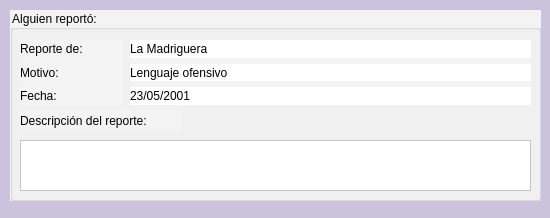
<?xml version="1.0" encoding="UTF-8"?>
<ui version="4.0">
 <class>DetalleReporteL</class>
 <widget class="QDialog" name="DetalleReporteL">
  <property name="geometry">
   <rect>
    <x>0</x>
    <y>0</y>
    <width>550</width>
    <height>218</height>
   </rect>
  </property>
  <property name="windowTitle">
   <string>Dialog</string>
  </property>
  <property name="styleSheet">
   <string notr="true">background-color: rgb(203, 195, 221);</string>
  </property>
  <widget class="QGroupBox" name="groupBox">
   <property name="geometry">
    <rect>
     <x>10</x>
     <y>10</y>
     <width>531</width>
     <height>191</height>
    </rect>
   </property>
   <property name="styleSheet">
    <string notr="true">background-color: rgb(243, 243, 243);</string>
   </property>
   <property name="title">
    <string>Alguien reportó:</string>
   </property>
   <widget class="QTextBrowser" name="textBrowser_4">
    <property name="geometry">
     <rect>
      <x>10</x>
      <y>130</y>
      <width>511</width>
      <height>51</height>
     </rect>
    </property>
    <property name="styleSheet">
     <string notr="true">background-color: rgb(255, 255, 255);</string>
    </property>
   </widget>
   <widget class="QWidget" name="layoutWidget">
    <property name="geometry">
     <rect>
      <x>10</x>
      <y>30</y>
      <width>103</width>
      <height>65</height>
     </rect>
    </property>
    <layout class="QVBoxLayout" name="verticalLayout_4">
     <item>
      <widget class="QLabel" name="label_11">
       <property name="text">
        <string>Reporte de:</string>
       </property>
      </widget>
     </item>
     <item>
      <widget class="QLabel" name="label_12">
       <property name="text">
        <string>Motivo:</string>
       </property>
      </widget>
     </item>
     <item>
      <widget class="QLabel" name="label_16">
       <property name="text">
        <string>Fecha:</string>
       </property>
      </widget>
     </item>
    </layout>
   </widget>
   <widget class="QWidget" name="layoutWidget_2">
    <property name="geometry">
     <rect>
      <x>120</x>
      <y>30</y>
      <width>401</width>
      <height>65</height>
     </rect>
    </property>
    <layout class="QVBoxLayout" name="verticalLayout_3">
     <item>
      <widget class="QLabel" name="label_9">
       <property name="styleSheet">
        <string notr="true">background-color: rgb(255, 255, 255);</string>
       </property>
       <property name="text">
        <string>La Madriguera</string>
       </property>
      </widget>
     </item>
     <item>
      <widget class="QLabel" name="label_13">
       <property name="styleSheet">
        <string notr="true">background-color: rgb(255, 255, 255);</string>
       </property>
       <property name="text">
        <string>Lenguaje ofensivo</string>
       </property>
      </widget>
     </item>
     <item>
      <widget class="QLabel" name="label_17">
       <property name="styleSheet">
        <string notr="true">background-color: rgb(255, 255, 255);</string>
       </property>
       <property name="text">
        <string>23/05/2001</string>
       </property>
      </widget>
     </item>
    </layout>
   </widget>
   <widget class="QLabel" name="label_15">
    <property name="geometry">
     <rect>
      <x>10</x>
      <y>100</y>
      <width>161</width>
      <height>21</height>
     </rect>
    </property>
    <property name="text">
     <string>Descripción del reporte:</string>
    </property>
   </widget>
  </widget>
 </widget>
 <resources/>
 <connections/>
</ui>
